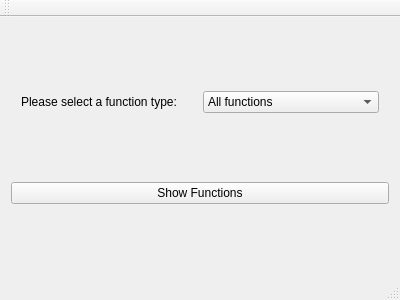
<?xml version="1.0" encoding="UTF-8"?>
<ui version="4.0">
 <class>MainWindow</class>
 <widget class="QMainWindow" name="MainWindow">
  <property name="geometry">
   <rect>
    <x>0</x>
    <y>0</y>
    <width>400</width>
    <height>300</height>
   </rect>
  </property>
  <property name="windowTitle">
   <string>MainWindow</string>
  </property>
  <widget class="QWidget" name="centralWidget">
   <layout class="QVBoxLayout" name="verticalLayout">
    <item>
     <layout class="QHBoxLayout" name="horizontalLayout">
      <item>
       <spacer name="functionTypeLabelHSpacer">
        <property name="orientation">
         <enum>Qt::Horizontal</enum>
        </property>
        <property name="sizeType">
         <enum>QSizePolicy::Maximum</enum>
        </property>
        <property name="sizeHint" stdset="0">
         <size>
          <width>10</width>
          <height>20</height>
         </size>
        </property>
       </spacer>
      </item>
      <item>
       <widget class="QLabel" name="functionTypeLabel">
        <property name="text">
         <string>Please select a function type:</string>
        </property>
       </widget>
      </item>
      <item>
       <widget class="QComboBox" name="functionTypeBox">
        <item>
         <property name="text">
          <string>All functions</string>
         </property>
        </item>
        <item>
         <property name="text">
          <string>General functions</string>
         </property>
        </item>
        <item>
         <property name="text">
          <string>Celestial Object</string>
         </property>
        </item>
        <item>
         <property name="text">
          <string>Man-Made Object</string>
         </property>
        </item>
        <item>
         <property name="text">
          <string>Astro Body</string>
         </property>
        </item>
        <item>
         <property name="text">
          <string>Asteroid</string>
         </property>
        </item>
        <item>
         <property name="text">
          <string>Planet</string>
         </property>
        </item>
       </widget>
      </item>
      <item>
       <spacer name="functionTypeBoxHSpacer">
        <property name="orientation">
         <enum>Qt::Horizontal</enum>
        </property>
        <property name="sizeType">
         <enum>QSizePolicy::Maximum</enum>
        </property>
        <property name="sizeHint" stdset="0">
         <size>
          <width>10</width>
          <height>20</height>
         </size>
        </property>
       </spacer>
      </item>
     </layout>
    </item>
    <item>
     <widget class="QPushButton" name="showFunctionsButton">
      <property name="text">
       <string>Show Functions</string>
      </property>
     </widget>
    </item>
   </layout>
  </widget>
  <widget class="QMenuBar" name="menuBar">
   <property name="geometry">
    <rect>
     <x>0</x>
     <y>0</y>
     <width>400</width>
     <height>22</height>
    </rect>
   </property>
  </widget>
  <widget class="QToolBar" name="mainToolBar">
   <attribute name="toolBarArea">
    <enum>TopToolBarArea</enum>
   </attribute>
   <attribute name="toolBarBreak">
    <bool>false</bool>
   </attribute>
  </widget>
  <widget class="QStatusBar" name="statusBar"/>
 </widget>
 <layoutdefault spacing="6" margin="11"/>
 <resources/>
 <connections/>
</ui>
